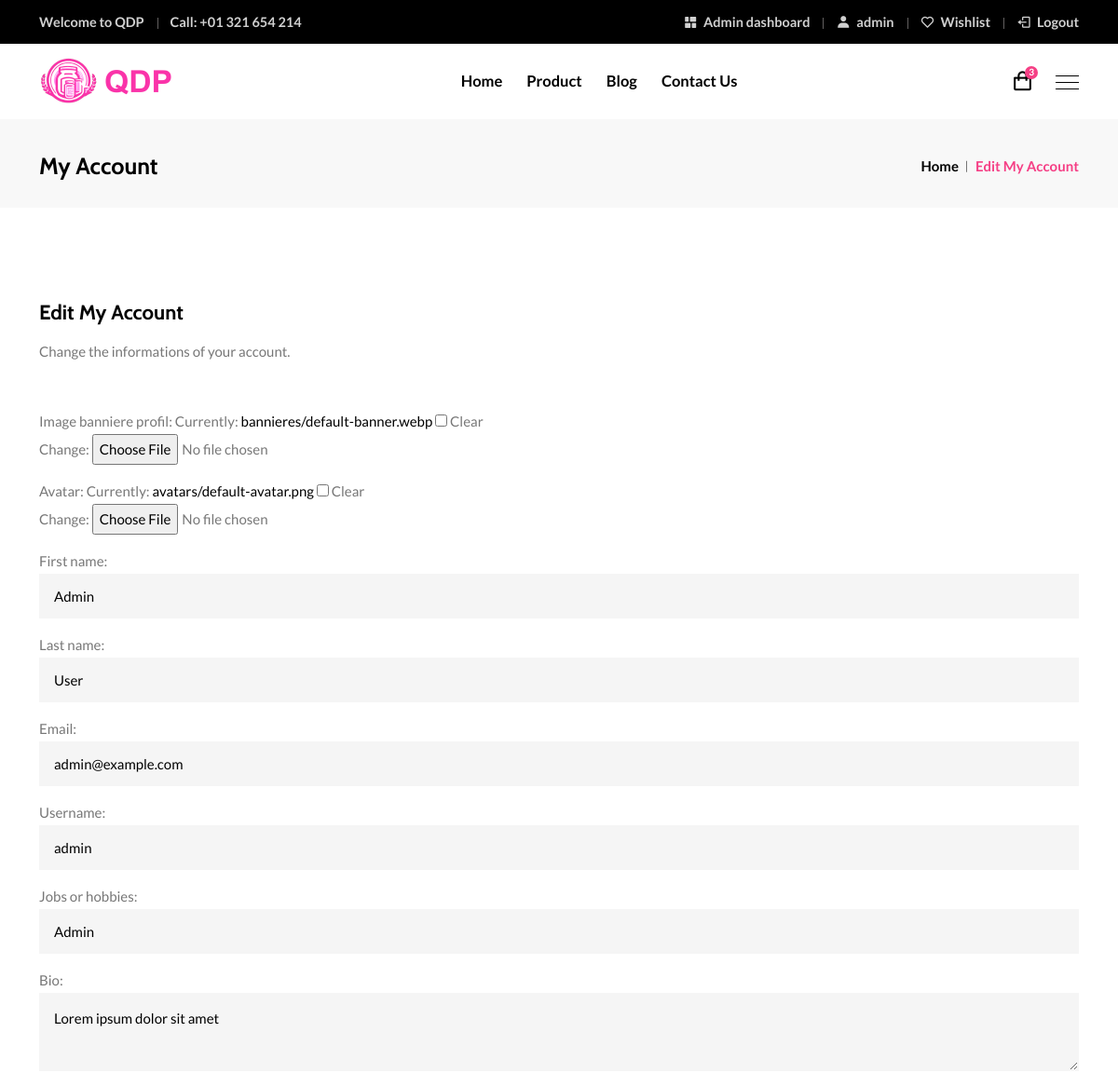
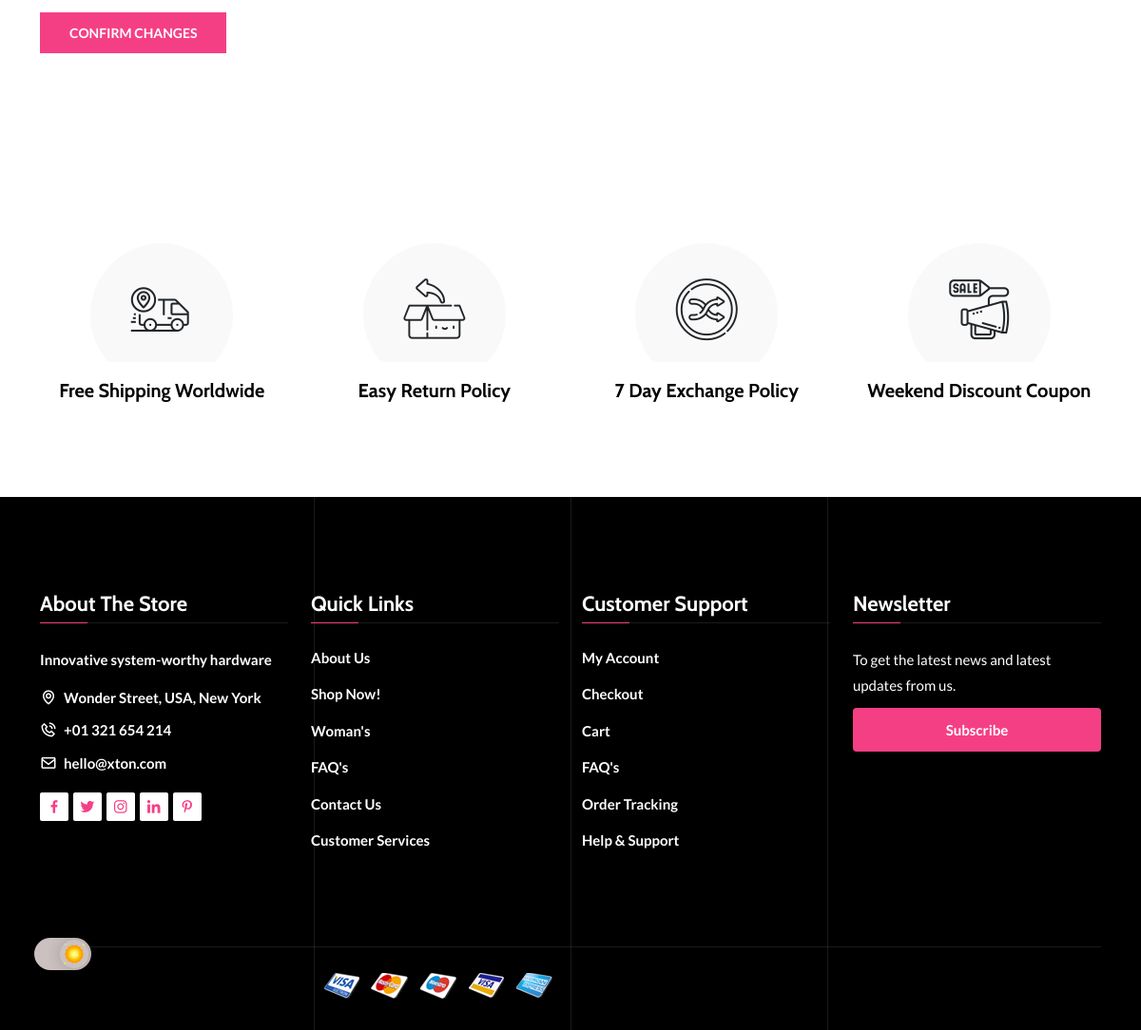
Page /edit-account/ (signed in) on the committed database (2 pictures, top to bottom).
### shop/models.py (models this page shows, shortened)
class User(AbstractUser):
    username = models.CharField(max_length=255, unique=True)
    first_name = models.CharField(max_length=30)
    last_name = models.CharField(max_length=150)
    email = models.EmailField(unique=True)
    role = models.ForeignKey(Roles, on_delete=models.SET_NULL, null=True, blank=True, default=2)
    avatar = models.ImageField(upload_to='avatars/', null=True, blank=True)
    metiers_hobbies = models.CharField(max_length=255, null=True, blank=True)
    bio = models.TextField(null=True, blank=True)
    image_banniere_profil = models.ImageField(upload_to='bannieres/', null=True, blank=True)
    produits_panier = models.ManyToManyField('ProductVariant', related_name='paniers', blank=True)
    produits_wishlist = models.ManyToManyField('Produits', related_name='wishlists', blank=True)
    commandes_passees = models.ManyToManyField('Commandes',related_name='commandes', blank=True)
    contacts_echanges = models.ManyToManyField('Contacts', related_name='contacts', blank=True)
    abonne_newsletter = models.BooleanField(default=False)

class InfosQDP(models.Model):
    adresse = models.CharField(max_length=255)
    email = models.EmailField()
    telephone = models.CharField(max_length=20)
    fax = models.CharField(max_length=20)
    slogan_site = models.CharField(max_length=255)

### shop/views.py (the view)
# urls.py: path('edit-account/', views.edit_account, name='edit_account'),
@login_required(login_url = 'login')
def edit_account(request):
    role_id_admin = 1
    role_id_membre = 2
    if request.user.id is not None:
        is_admin = Roles.objects.filter(id=role_id_admin, user=request.user).exists()
        is_membre = Roles.objects.filter(id=role_id_membre, user=request.user).exists()
    infos = InfosQDP.objects.first()
    if request.user.is_authenticated:
        wishlist_products = request.user.produits_wishlist.all()
    products_sorted = Produits.objects.order_by('-date_ajout_produit_db')
    recent_products_sidebar = products_sorted[:4]
    if request.method == "POST":
        form = EditProfileForm(request.POST, request.FILES, instance=request.user)
        if form.is_valid():
            form.save()
            messages.success(request, "Successfully updated your profile.")
            return redirect('account')
    else:
        form = EditProfileForm(instance=request.user)
    context = locals()
    return render(request, 'shop/edit_account.html', context)

### shop/forms.py
class EditProfileForm(forms.ModelForm):
    metiers_hobbies = forms.CharField(label="Jobs or hobbies", widget=forms.TextInput(attrs={'class': 'form-control'}))
    class Meta:
        model = User
        fields = ['image_banniere_profil', 'avatar', 'first_name', 'last_name', 'email', 'username', 'metiers_hobbies', 'bio' ]
        widgets = {
            'image_banniere_profil': forms.ClearableFileInput(attrs={'class': 'form-control-file'}),
            'avatar': forms.ClearableFileInput(attrs={'class': 'form-control-file'}),
            'first_name': forms.TextInput(attrs={'class': 'form-control'}),
            'last_name': forms.TextInput(attrs={'class': 'form-control'}),
            'email': forms.EmailInput(attrs={'class': 'form-control'}),
            'username': forms.TextInput(attrs={'class': 'form-control'}),
            'bio': forms.Textarea(attrs={'class': 'form-control', 'rows': 3}),
        }

### backend_projet/accessRestrictionMiddleware.py (called while the page is built)
    def __call__(self, request):
        if request.path == reverse('login') and request.user.is_authenticated:
            return redirect('home')  # Rediriger vers la page d'accueil ou une autre page lorsque l'accès est restreint
        if request.path.startswith(reverse('admin_home')):
            allowed_roles = ['admin', 'webmaster', 'stock', 'membre']
            if not request.user.is_authenticated or not request.user.role.role in allowed_roles:
                return redirect('home')  # Rediriger vers la page d'accueil ou une autre page lorsque l'accès est restreint
        response = self.get_response(request)
        return response

### shop/models.py (called while the page is built)
    def __str__(self):
        return self.nom

### shop/templates/shop/edit_account.html (shortened to what this page needs)
{% extends "base.html" %}
{% load static %}
{% block head %}
    <link rel="stylesheet" href="{% static 'shop/assets/css/bootstrap.min.css' %}">
    <link rel="stylesheet" href="{% static 'shop/assets/css/animate.min.css' %}">
    <link rel="stylesheet" href="{% static 'shop/assets/css/boxicons.min.css' %}">
    <link rel="stylesheet" href="{% static 'shop/assets/css/flaticon.css' %}">
    <link rel="stylesheet" href="{% static 'shop/assets/css/magnific-popup.min.css' %}">
    <link rel="stylesheet" href="{% static 'shop/assets/css/nice-select.min.css' %}">
    <link rel="stylesheet" href="{% static 'shop/assets/css/slick.min.css' %}">
    <link rel="stylesheet" href="{% static 'shop/assets/css/owl.carousel.min.css' %}">
    <link rel="stylesheet" href="{% static 'shop/assets/css/meanmenu.min.css' %}">
    <link rel="stylesheet" href="{% static 'shop/assets/css/rangeSlider.min.css' %}">
    <link rel="stylesheet" href="{% static 'shop/assets/css/style.css' %}">
    <link rel="stylesheet" href="{% static 'shop/assets/css/dark.css' %}">
    <link rel="stylesheet" href="{% static 'shop/assets/css/responsive.css' %}">
    {% load bootstrap5 %}
{% endblock head %}
    {% block content %}
        <div class="page-title-area">
            <div class="container">
                <div class="page-title-content">
                    <h2>My Account</h2>
                    <ul>
                        <li><a href="{% url 'home' %}">Home</a></li>
                        <li>Edit My Account</li>
                    </ul>
                </div>
            </div>
        </div>
        <section class="contact-area ptb-100">
            <div class="container">
                <div class="row">
                    <div class="contact-info">
                        <h3>Edit My Account</h3>
                        <p>Change the informations of your account.</p>
                        <div class="row mt-5">
                                <form method="post" enctype="multipart/form-data">
                                    {{ form.as_p }}
                                    <button type="submit" class="default-btn">Confirm changes</button>
                                </form>
                            </div>
                        </div>
                    </div>
                </div>
            </section>
        <section class="facility-area pt-100 pb-70">
            <div class="container">
                <div class="facility-slides owl-carousel owl-theme">
                    <div class="single-facility-box">
                        <div class="icon">
                            <i class='flaticon-tracking'></i>
                        </div>
                        <h3>Free Shipping Worldwide</h3>
                    </div>
                    <div class="single-facility-box">
                        <div class="icon">
                            <i class='flaticon-return'></i>
                        </div>
                        <h3>Easy Return Policy</h3>
                    </div>
                    <div class="single-facility-box">
                        <div class="icon">
                            <i class='flaticon-shuffle'></i>
                        </div>
                        <h3>7 Day Exchange Policy</h3>
                    </div>
                    <div class="single-facility-box">
                        <div class="icon">
                            <i class='flaticon-sale'></i>
                        </div>
                        <h3>Weekend Discount Coupon</h3>
                    </div>
                </div>
            </div>
        </section>
{% endblock content %}

### shop/templates/shop/components/header.html
<div class="top-header">
    <div class="container">
        <div class="row align-items-center">
            <div class="col-lg-6 col-md-12">
                <ul class="header-contact-info">
                    <li>Welcome to QDP</li>
                    <li>
                        Call: <a href="tel:+01321654214">+01 321 654 214</a>
                    </li>
                </ul>
            </div>
            <div class="col-lg-6 col-md-12">
                <ul class="header-top-menu">
                    {% if user.is_authenticated and not is_membre %}
                        <li>
                            <a href="{% url 'admin_home' %}"><i class='bx bxs-dashboard bx-rotate-90'></i> Admin dashboard</a>
                        </li>
                    {% endif %}
                    {% if not user.is_authenticated %}
                        <li>
                            <a href="{% url 'login' %}"><i class='bx bxs-user'></i> My Account</a>
                        </li>
                    {% else %}
                        <li>
                            <a href="{% url 'account' %}"><i class='bx bxs-user'></i> {{ user.username }}</a>
                        </li>
                    {% endif %}
                    {% if user.is_authenticated %}
                    <li>
                        <a href="#"
                        data-bs-toggle="modal"
                        data-bs-target="#shoppingWishlistModal"><i class='bx bx-heart'></i> Wishlist</a>
                    </li>
                    {% endif %}
                    {% if not user.is_authenticated %}
                        <li>
                            <a href="{% url 'login' %}"><i class='bx bx-log-in'></i> Login</a>
                        </li>
                    {% else %}
                        <li>
                            <a href="{% url 'logout' %}"><i class='bx bx-log-out'></i> Logout</a>
                        </li>
                    {% endif %}
                </ul>
            </div>
        </div>
    </div>
</div>

### shop/templates/shop/components/footer.html (shortened to what this page needs)
{% load static %}
<footer class="footer-area">
    <div class="container">
        <div class="row">
            <div class="col-lg-3 col-md-6 col-sm-6">
                <div class="single-footer-widget">
                    <h3>About The Store</h3>
                    <div class="about-the-store">
                        <p>{{ infos.slogan_site }}</p>
                        <ul class="footer-contact-info">
                            <li><i class='bx bx-map'></i> <a href="#" target="_blank">{{ infos.adresse }}</a></li>
                            <li><i class='bx bx-phone-call'></i> <a href="tel:{{ infos.telephone }}">{{ infos.telephone }}</a></li>
                            <li><i class='bx bx-envelope'></i> <a href="mailto:{{ infos.email }}">{{ infos.email }}</a></li>
                        </ul>
                    </div>
                    <ul class="social-link">
                        <li><a href="#" class="d-block" target="_blank"><i class='bx bxl-facebook'></i></a></li>
                        <li><a href="#" class="d-block" target="_blank"><i class='bx bxl-twitter'></i></a></li>
                        <li><a href="#" class="d-block" target="_blank"><i class='bx bxl-instagram'></i></a></li>
                        <li><a href="#" class="d-block" target="_blank"><i class='bx bxl-linkedin'></i></a></li>
                        <li><a href="#" class="d-block" target="_blank"><i class='bx bxl-pinterest-alt'></i></a></li>
                    </ul>
                </div>
            </div>
            <div class="col-lg-3 col-md-6 col-sm-6">
                <div class="single-footer-widget pl-4">
                    <h3>Quick Links</h3>
                    <ul class="quick-links">
                        <li><a href="about.html">About Us</a></li>
                        <li><a href="products-left-sidebar.html">Shop Now!</a></li>
                        <li><a href="products-left-sidebar-2.html">Woman's</a></li>
                        <li><a href="faqs.html">FAQ's</a></li>
                        <li><a href="{% url 'contact' %}">Contact Us</a></li>
                        <li><a href="customer-service.html">Customer Services</a></li>
                    </ul>
                </div>
            </div>
            <div class="col-lg-3 col-md-6 col-sm-6">
                <div class="single-footer-widget">
                    <h3>Customer Support</h3>
                    <ul class="customer-support">
                        <li><a href="{% url 'home' %}">My Account</a></li>
                        <li><a href="{% url 'checkout' %}">Checkout</a></li>
                        <li><a href="{% url 'cart' %}">Cart</a></li>
                        <li><a href="#">FAQ's</a></li>
                        <li><a href="#">Order Tracking</a></li>
                        <li><a href="{% url 'contact' %}">Help & Support</a></li>
                    </ul>
                </div>
            </div>
            <div class="col-lg-3 col-md-6 col-sm-6">
                <div class="single-footer-widget">
                    <h3>Newsletter</h3>
                    <div class="footer-newsletter-box">
                        <p>To get the latest news and latest updates from us.</p>
                        <form class="newsletter-form" data-bs-toggle="validator" method="post">
                            {% if not user.abonne_newsletter %}<button type="submit">Subscribe</button>{% else %}<button type="submit" disabled>Subscribe</button>{% endif %}
                        </form>
                    </div>
                </div>
            </div>
        </div>
        <div class="footer-bottom-area">
            <div class="row align-items-center">
                <div class="col-lg-6 col-md-6">
                    <ul class="payment-types">
                        <li><a href="#" target="_blank"><img src="{% static 'shop/assets/img/payment/visa.png' %}" alt="image"></a></li>
                        <li><a href="#" target="_blank"><img src="{% static 'shop/assets/img/payment/mastercard.png' %}" alt="image"></a></li>
                        <li><a href="#" target="_blank"><img src="{% static 'shop/assets/img/payment/mastercard2.png' %}" alt="image"></a></li>
                        <li><a href="#" target="_blank"><img src="{% static 'shop/assets/img/payment/visa2.png' %}" alt="image"></a></li>
                        <li><a href="#" target="_blank"><img src="{% static 'shop/assets/img/payment/expresscard.png' %}" alt="image"></a></li>
                    </ul>
                </div>
            </div>
        </div>
    </div>
    <div class="lines">
    </div>
</footer>

### rows in the picture
User: username "admin", first_name "Admin", last_name "User", email "admin@example.com", metiers_hobbies "Admin", bio "Lorem ipsum dolor sit amet"
InfosQDP: slogan_site "Innovative system-worthy hardware", adresse "Wonder Street, USA, New York", telephone "+01 321 654 214", email "hello@xton.com"
